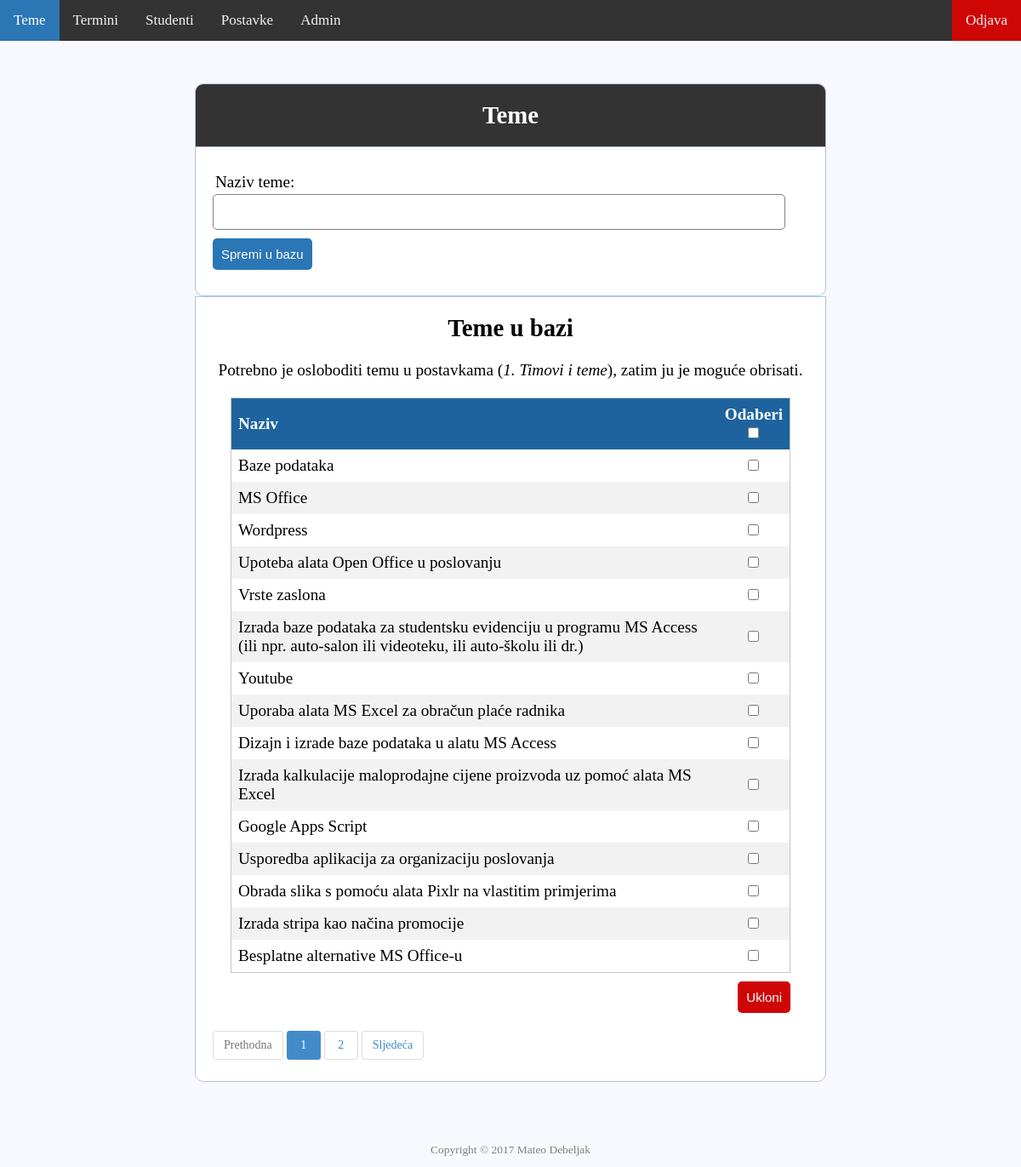
The app's page /registration/topicAdmin.php (signed in) with its own data.
### tables this page shows
CREATE TABLE `topics` (
  `id` int(11) NOT NULL,
  `title` text NOT NULL
);

### registration/topicAdmin.php (the view, shortened to what this page needs)
<?php
	include 'server.php';
	$query = $con->prepare("SELECT fname, lname
							FROM admins
							WHERE id = :currentUserId");
	$query->bindParam(":currentUserId", $_SESSION["id"]);
	$query->execute();
	$name = $query->fetch(PDO::FETCH_OBJ);
	$limit = 15;
	if (isset($_GET["page"])) { $page  = $_GET["page"]; } else { $page=1; };
	$start_from = ($page-1) * $limit;
	$query = "SELECT * FROM topics ORDER BY id ASC LIMIT $start_from, $limit";
	$result = mysqli_query($db,$query);
?>
<!DOCTYPE html>
<html>
<head>
	<link rel="stylesheet" href="dist/simplePagination.css" />
	<link rel="stylesheet" type="text/css" href="style.css" />
</head>
<body>
	<div class="topnav" id="myTopnav">
	  <a class="active" href="topicAdmin.php">Teme</a>
	  <a href="datesAdmin.php">Termini</a>
	  <a href="usersAdmin.php">Studenti</a>
	  <a href="settingsAdmin.php">Postavke</a>
	  <a href="registerAdmin.php">Admin</a>
	  <?php  if (isset($_SESSION['username'])) : ?>
	  	<a style="float: right; background-color: #ce0606;" href="topicAdmin.php?logout='1'">Odjava</a>
	  	<p style="float: right; color: #f2f2f2; text-align: center; padding: 14px 16px; font-size: 17px;"><?php echo $name->fname; echo " "; echo $name->lname;  ?></p>
	  <?php endif ?>
	</div>
	<div class="header-admin" style="width: 700px;">
		<h2>Teme</h2>
	</div>
	<form method="post" action="topicAdmin.php?page=<?php echo $page;?>" style="width: 700px;">
		<div class="input-group">
			<label>Naziv teme:</label>
			<input type="text" name="title" value="">
		</div>
		<div class="input-group">
			<button type="submit" class="btn" name="reg_topic">Spremi u bazu</button>
		</div>
	</form>
<div class="content" style="width: 700px;">
	<p><h2 align="center">Teme u bazi</h2></p><br>
	<p align="center"> Potrebno je osloboditi temu u postavkama (<i>1. Timovi i teme</i>), zatim ju je moguće obrisati. </p>
	<form name="topic" action="topicAdmin.php?page=<?php echo $page;?>" method="post" style="display: table; background: transparent; border-color: transparent; width: auto;">
	<table>
		<thead>
			<tr>
				<th>Naziv</th>
				<th style="text-align: center;">Odaberi <br><input type="checkbox" id="cbgroup1_master" onchange="togglecheckboxes(this, 'num[]')"></th>
			</tr>
		</thead>
		<tbody>
			<?php while($row = mysqli_fetch_array($result)) { ?>
			    <tr>
			    	<td> <?php echo $row["title"]; ?> </td>
			    	<td style="text-align: center;"> <input type="checkbox" name="num[]" value="<?php echo $row["id"]; ?>" /> </td>
			    </tr>
			<?php } ?>
		</tbody>
	</table>
	<div class="input-group">
	<button type="submit" class="delbtn" name="del_topic" onclick="return confirm('Sigurno želite obrisati odabrano?')">Ukloni</button>
	</div>
	</form>
	<?php
		$query = "SELECT COUNT(id) FROM topics";
		$result = mysqli_query($db, $query);
		$row = mysqli_fetch_row($result);
		$total_records = $row[0];
		$total_pages = ceil($total_records / $limit);
		$pagLink = "<nav><ul class='pagination'>";
		for ($i=1; $i<=$total_pages; $i++) {
		             $pagLink .= "<li><a href='topicAdmin.php?page=".$i."'>".$i."</a></li>";
		};
		echo $pagLink . "</ul></nav>";
	?>
</div>
</body>
<footer>
    <p class="copyright">Copyright &copy; <?php echo date("Y"); ?> Mateo Debeljak</p>
</footer>
</html>

### registration/style.css (style rules this page uses)
* { margin: 0px; padding: 0px; }
body { font-size: 120%; background: #F8F8FF; }
.header-admin { width: 30%; margin: 50px auto 0px; color: white; background: #333; text-align: center; border: 1px solid #B0C4DE; border-bottom: none; border-radius: 10px 10px 0px 0px; padding: 20px; }
footer { position: relative; height: 100px; width: 100%; }
p.copyright { position: absolute; width: 100%; color: gray; line-height: 40px; font-size: 0.7em; text-align: center; bottom:0; }
form, .content { width: 30%; margin: 0px auto; padding: 20px; border: 1px solid #B0C4DE; background: white; border-radius: 0px 0px 10px 10px; }
a:link { color: #2B76B5; }
.input-group { margin: 10px 0px 10px 0px; }
.input-group label { display: block; text-align: left; margin: 3px; }
.input-group input { height: 30px; width: 93%; padding: 5px 10px; font-size: 16px; border-radius: 5px; border: 1px solid gray; }
.btn { padding: 10px; font-size: 15px; color: white; background: #2B76B5; border: none; border-radius: 5px; cursor:pointer; }
.delbtn { padding: 10px; font-size: 15px; color: white; background: #ce0606; border: none; border-radius: 5px; float: right; cursor:pointer; }
.topnav { background-color: #333; overflow: hidden; }
.topnav a { float: left; display: block; color: #f2f2f2; text-align: center; padding: 14px 16px; text-decoration: none; font-size: 17px; }
.topnav a.active { background-color: #2B76B5; color: white; }
table { counter-reset: rowNumber; border: 1px solid #c3c6c9; border-collapse: collapse; width: 100%; }
th, td { text-align: left; padding: 8px; }
tr:nth-child(even) { background-color: #f2f2f2 }
th { background-color: #1e639e; color: white; }
table tr:not(:first-child) { counter-increment: rowNumber; }

### records on screen
topics: title "Baze podataka"
topics: title "MS Office"
topics: title "Wordpress"
topics: title "Upoteba alata Open Office u poslovanju"
topics: title "Vrste zaslona"
topics: title "Izrada baze podataka za studentsku evidenciju u programu MS Access (ili npr. auto-salon ili videoteku, ili auto-školu ili dr.)"
topics: title "Youtube"
topics: title "Uporaba alata MS Excel za obračun plaće radnika"
topics: title "Dizajn i izrade baze podataka u alatu MS Access"
topics: title "Izrada kalkulacije maloprodajne cijene proizvoda uz pomoć alata MS Excel"
topics: title "Google Apps Script"
topics: title "Usporedba aplikacija za organizaciju poslovanja"
topics: title "Obrada slika s pomoću alata Pixlr na vlastitim primjerima"
topics: title "Izrada stripa kao načina promocije"
topics: title "Besplatne alternative MS Office-u"
